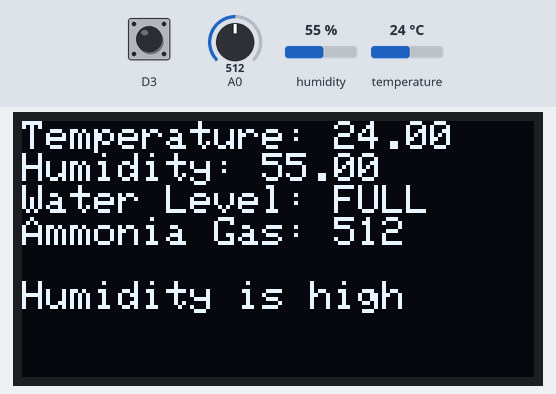
The sketch below on a simulated ESP8266 (NodeMCU). Shown: 128×64 one-colour display. Inputs (shaded band) come from the test bench; at power-on: humidity 55 %, A0 = 512, temperature 24 °C, D3 HIGH. WiFi joins after 1.5 s; servers stay silent unless stated; no MQTT or app messages arrive unless stated; what the sketch prints to the serial monitor is not drawn.

Above: at 6.6 s.
6.7 s: humidity set to 22 %
At 13.3 s:
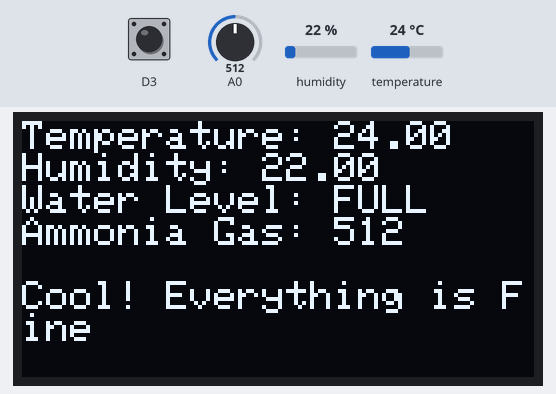
13.6 s: A0 set to 520
At 18.8 s:
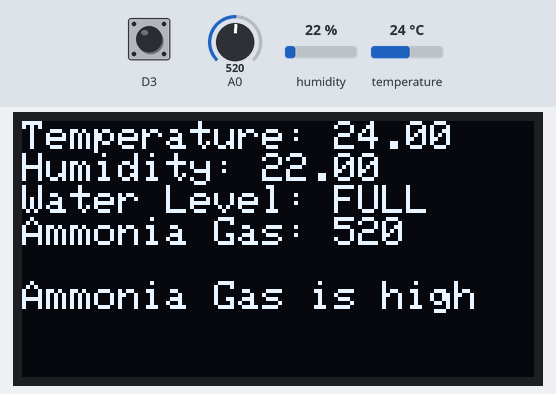
19.7 s: temperature set to 12 °C
At 25.2 s:
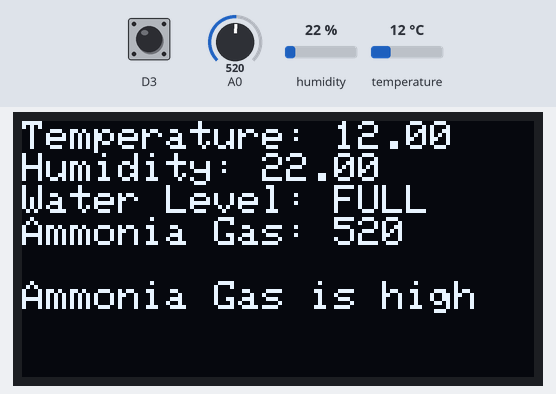
25.8 s: A0 set to 511
At 31.7 s:
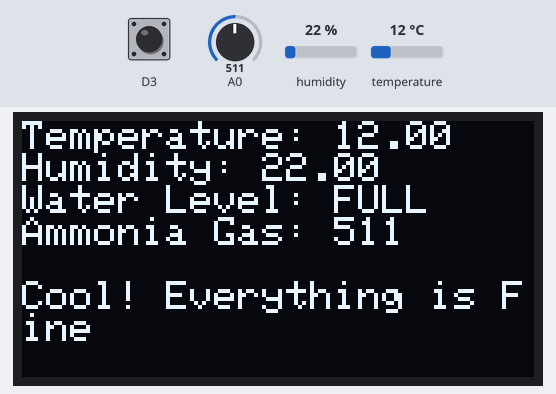
33.3 s: humidity set to 40 %
At 37.1 s:
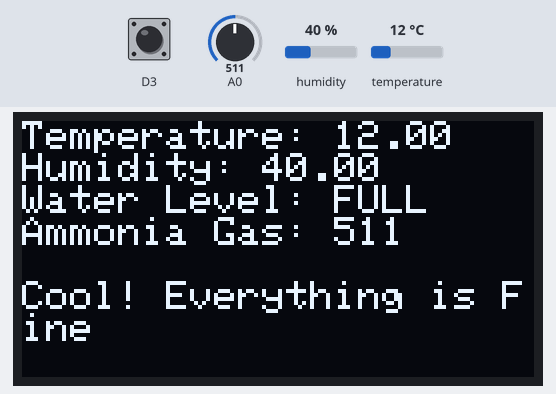
Timing chart, 0 to 38.6 s (numbered marks = the images above; inputs shaded):
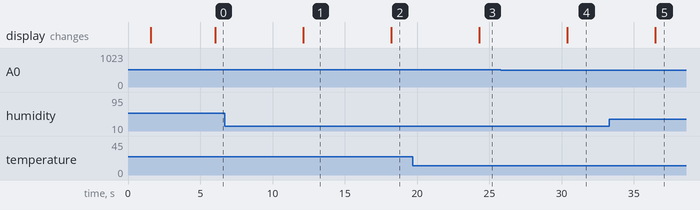

Measured:
- the behaviour switches between 512 and 513 on A0 (found by bisection; images 1 and 2)
- after the input at 6.7 s, the display: changes after 5.4 s (image 1)
- after the input at 13.6 s, the display: changes after 4.6 s (image 2)
- after the input at 19.7 s, the display: changes after 4.6 s (image 3)
- after the input at 25.8 s, the display: changes after 4.6 s (image 4)
- after the input at 33.3 s, the display: changes after 3.2 s (image 5)

The sketch:

smart_poultry.ino
```cpp
#include <Wire.h>
#include "DHT.h"
#include <Adafruit_SSD1306.h>
#include <Adafruit_GFX.h>
#include <ESP8266WiFi.h>
#include <PubSubClient.h>
#define SSD1306_LCDHEIGHT 64 //128*64
#define OLED_ADDR   0x3C
Adafruit_SSD1306 display(-1);
#if (SSD1306_LCDHEIGHT != 64)
#error("Height incorrect, please fix Adafruit_SSD1306.h!");
#endif
#define led D8
#define buz D9
#define mot D7
#define e1 D3
#define t1 D4
#define  DHTPIN D7
#define DHTTYPE DHT11
DHT dht(DHTPIN, DHTTYPE);
void callback(char* topic, byte* payload, unsigned int payloadLength);
const char* ssid = "Smartbridge-2Ghz";
const char* password = "iotgyan4u";
#define ORG "hj5fmy"
#define DEVICE_TYPE "NodeMCU"
#define DEVICE_ID "12345"
#define TOKEN "12345678"
String message;
const char publishTopic[] = "iot-2/evt/data/fmt/json";
char server[] = ORG ".messaging.internetofthings.ibmcloud.com";
char topic[] = "iot-2/cmd/home/fmt/String";// cmd  REPRESENT command type AND COMMAND IS TEST OF FORMAT STRING
char authMethod[] = "use-token-auth";
char token[] = TOKEN;
char clientId[] = "d:" ORG ":" DEVICE_TYPE ":" DEVICE_ID;
WiFiClient wifiClient;
PubSubClient client(server, 1883, callback, wifiClient);
int publishInterval = 5000; // 30 seconds
long lastPublishMillis;
void publishData();
void setup() {
  wifiConnect();
  mqttConnect();
  Serial.begin(9600);
  Serial.println();
  dht.begin();
  display.begin(SSD1306_SWITCHCAPVCC, OLED_ADDR);
}
void loop() {
 if (millis() - lastPublishMillis > publishInterval)
  {
    publishData();
    lastPublishMillis = millis();
  }

  if (!client.loop()) {
    mqttConnect();
  }
}

void wifiConnect() {
  Serial.print("Connecting to "); Serial.print(ssid);
  WiFi.begin(ssid, password);
  while (WiFi.status() != WL_CONNECTED) {
    delay(500);
    Serial.print(".");
  }
  Serial.print("nWiFi connected, IP address: "); Serial.println(WiFi.localIP());
}

void mqttConnect() {
  if (!client.connected()) {
    Serial.print("Reconnecting MQTT client to "); Serial.println(server);
    while (!client.connect(clientId, authMethod, token)) {
      Serial.print(".");
      delay(500);
    }
    initManagedDevice();
    Serial.println();
  }
}

void initManagedDevice() {
  if (client.subscribe(topic)) {
   // Serial.println(client.subscribe(topic));
    Serial.println("subscribe to cmd OK");
  } else {
    Serial.println("subscribe to cmd FAILED");
  }
}

void callback(char* topic, byte* payload, unsigned int payloadLength) {

  Serial.print("callback invoked for topic: ");
  Serial.println(topic);
  for (int i = 0; i < payloadLength; i++) {
    //Serial.print((char)payload[i]);
    message += (char)payload[i];
  }
  Serial.println(message);
  if(message == "lighton"){
    digitalWrite(led,HIGH);
  }
  else if(message == "lightoff"){
    digitalWrite(led,LOW);
  }
  else if(message == "motoron"){
    digitalWrite(led,HIGH);
  }
  else if(message == "motoroff"){
    digitalWrite(led,LOW);
  }
}

void publishData()
{
  float s1=tank(t1,e1);
  float t = dht.readTemperature();
  float h = dht.readHumidity();
  int a=analogRead(A0);
  //Serial.print("distance: ");
  //Serial.println(s1);
  display1(t,h,s1,a);
  String payload = "{""\"water\":";
  payload +=s1;
  payload += ",""\"ammonia\":";
  payload +=a;
  payload += ",""\"temperature\":";
  payload +=t;
  payload +=",""\"humidity\":";
  payload +=h;
  payload += "}";

  Serial.print("\n");
  Serial.print("Sending payload: "); Serial.println(payload);

  if (client.publish(publishTopic, (char*) payload.c_str())) {
    Serial.println("Publish OK");
  } else {
    Serial.println("Publish FAILED");
  }
}
float tank(unsigned char t,unsigned char e){
  //ultrasoinc start
  digitalWrite(t,LOW);
  delayMicroseconds(5);
  digitalWrite(t,HIGH);
  delayMicroseconds(10);
  digitalWrite(t,LOW);
  float duration = pulseIn(e,HIGH);
  float distance = (duration/2)*0.0343;
  return distance;
}

void display1(float t, float h, float s1, int a){
  String val;
  if(s1<5){
    val="FULL";
  }
  else if(s1>5 && s1<20){
    val="HALF FILLED";
  }
  else if(s1>20){
    val="EMPTY";
  }
  display.clearDisplay();
  display.setTextSize(1);
  display.setTextColor(WHITE);
  display.setCursor(0,0);
  display.print("Temperature: ");
  display.println(t);
  display.print("Humidity: ");
  display.println(h);
  display.print("Water Level: ");
  display.println(val);
  display.print("Ammonia Gas: ");
  display.println(a);
  if(t>35){
    display.setCursor(0,40);
    display.println("Temperature is high");
  }
  else if(h>50){
    display.setCursor(0,40);
    display.println("Humidity is high");
  }
  else if(a>512){
    display.setCursor(0,40);
    display.println("Ammonia Gas is high");
  }
  else if(s1<0){
    display.setCursor(0,40);
    display.println("Fill water in Tank");
  }
  else{
    display.setCursor(0,40);
    display.println("Cool! Everything is Fine");
  }
  Serial.println("Temperature in Control ");
  display.display();
}
```
